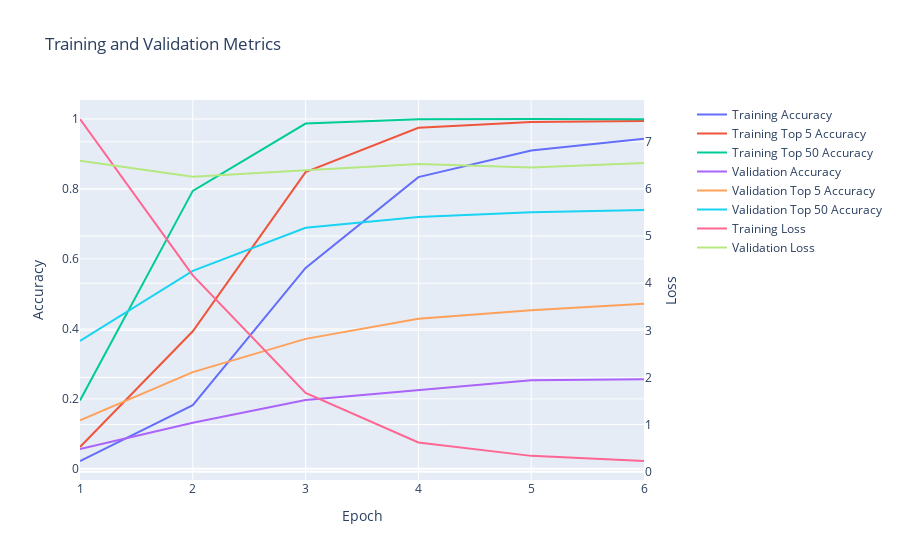

This figure's notebook cell:
### Code cell
softmax_similarity_model.display_training_history()

### Figure 1 — Plotly figure (JSON) as saved in the notebook; plotly's stock layout.template omitted (floating-point values rounded to 4 significant figures)
{"data": [{"mode": "lines", "name": "Training Accuracy", "type": "scatter", "x": [1, 2, 3, 4, 5, 6], "xaxis": "x", "y": [0.02237, 0.1818, 0.5745, 0.8339, 0.9102, 0.9434, 0.951], "yaxis": "y"}, {"mode": "lines", "name": "Training Top 5 Accuracy", "type": "scatter", "x": [1, 2, 3, 4, 5, 6], "xaxis": "x", "y": [0.06246, 0.3932, 0.8482, 0.9747, 0.9913, 0.9944, 0.996], "yaxis": "y"}, {"mode": "lines", "name": "Training Top 50 Accuracy", "type": "scatter", "x": [1, 2, 3, 4, 5, 6], "xaxis": "x", "y": [0.1956, 0.7945, 0.987, 0.999, 1.0, 0.9996, 0.9996], "yaxis": "y"}, {"mode": "lines", "name": "Validation Accuracy", "type": "scatter", "x": [1, 2, 3, 4, 5, 6], "xaxis": "x", "y": [0.05632, 0.1317, 0.197, 0.2246, 0.2533, 0.256, 0.2674], "yaxis": "y"}, {"mode": "lines", "name": "Validation Top 5 Accuracy", "type": "scatter", "x": [1, 2, 3, 4, 5, 6], "xaxis": "x", "y": [0.1386, 0.2764, 0.3715, 0.4288, 0.4534, 0.4717, 0.4751], "yaxis": "y"}, {"mode": "lines", "name": "Validation Top 50 Accuracy", "type": "scatter", "x": [1, 2, 3, 4, 5, 6], "xaxis": "x", "y": [0.3656, 0.566, 0.689, 0.7201, 0.7332, 0.7398, 0.7426], "yaxis": "y"}, {"mode": "lines", "name": "Training Loss", "type": "scatter", "x": [1, 2, 3, 4, 5, 6], "xaxis": "x", "y": [7.485, 4.165, 1.671, 0.6193, 0.3348, 0.2259, 0.1825], "yaxis": "y2"}, {"mode": "lines", "name": "Validation Loss", "type": "scatter", "x": [1, 2, 3, 4, 5, 6], "xaxis": "x", "y": [6.6, 6.26, 6.399, 6.531, 6.455, 6.553, 6.822], "yaxis": "y2"}], "layout": {"title": {"text": "Training and Validation Metrics"}, "xaxis": {"anchor": "y", "domain": [0.0, 0.94], "title": {"text": "Epoch"}}, "yaxis": {"anchor": "x", "domain": [0.0, 1.0], "title": {"text": "Accuracy"}}, "yaxis2": {"anchor": "x", "overlaying": "y", "side": "right", "title": {"text": "Loss"}}}}
